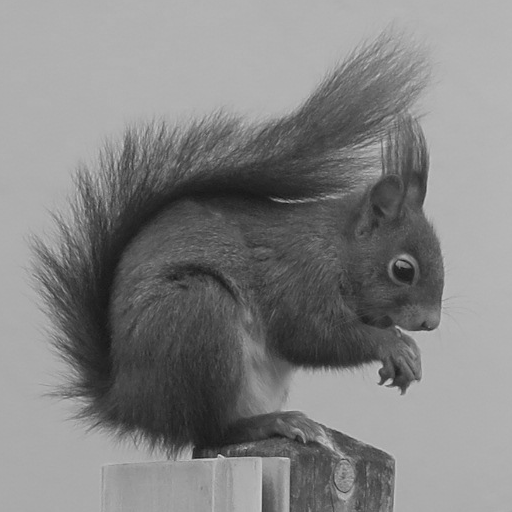
#> input picture LAB/squirrel.png, 512 x 512 px
$ jupyter execute LAB6.ipynb
#> lines starting #> are read from the running program, lines starting #| are printed output that depends on the picture
[cell 1]
import skimage.io as io
import matplotlib.pyplot as plt
import skimage as sk
import skimage.color as clr
import matplotlib as mat
import numpy as np
import scipy as sc
import glob

[cell 2]
squirrel = io.imread('squirrel.png')
#> squirrel is the input picture: shape (512, 512); min 23, max 213, mean 131
plt.imshow(squirrel,cmap='gray')

[cell 3]
SNR = 60
ps = np.linalg.norm(squirrel)**2/(squirrel.shape[0]*squirrel.shape[1])
#> ps = 19621.2
var = pow(10,(-SNR/10)) * ps
#> var = 0.0196
noise_squirrel = sk.util.random_noise(squirrel, clip='False',var = var )
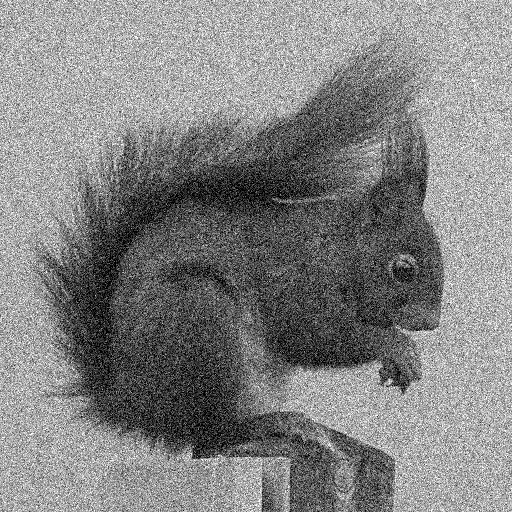
#> noise_squirrel: shape (512, 512) float64; min 0, max 1, mean 0.514
plt.imshow(noise_squirrel,cmap='gray')

[cell 4]
w = 9
h = np.ones((w,w)) / (w*w)
mean_squirell = sc.ndimage.convolve(noise_squirrel,h)
plt.imshow(mean_squirell,cmap='gray')

[cell 5]
tv_squirrel = sk.restoration.denoise_tv_chambolle(noise_squirrel)
plt.imshow(tv_squirrel,cmap='gray')

[cell 6]
tiff = io.imread('5.1.13.tiff')
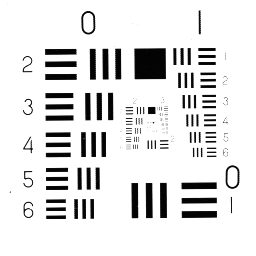
#> input picture LAB/5.1.13.tiff, 256 x 256 px
#> tiff is the input picture: shape (256, 256); min 1, max 255, mean 225.9
plt.imshow(tiff,cmap='gray')
disk  = sk.morphology.disk(10)
